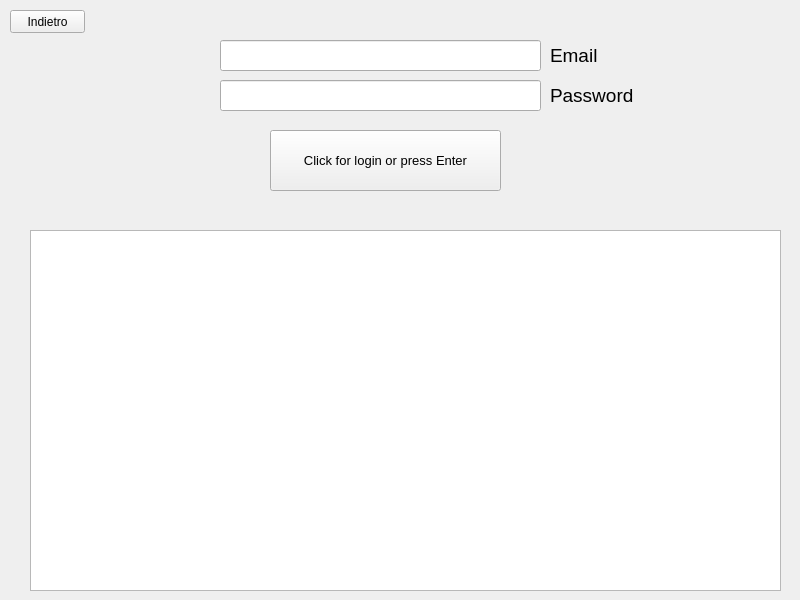
<?xml version="1.0" encoding="UTF-8"?>
<ui version="4.0">
 <class>LoginWindow</class>
 <widget class="QMainWindow" name="LoginWindow">
  <property name="geometry">
   <rect>
    <x>0</x>
    <y>0</y>
    <width>800</width>
    <height>600</height>
   </rect>
  </property>
  <property name="windowTitle">
   <string>MainWindow</string>
  </property>
  <widget class="QWidget" name="loginWidget">
   <widget class="QLabel" name="label">
    <property name="geometry">
     <rect>
      <x>550</x>
      <y>40</y>
      <width>71</width>
      <height>31</height>
     </rect>
    </property>
    <property name="font">
     <font>
      <pointsize>14</pointsize>
     </font>
    </property>
    <property name="text">
     <string>Email</string>
    </property>
   </widget>
   <widget class="QLabel" name="label_2">
    <property name="geometry">
     <rect>
      <x>550</x>
      <y>80</y>
      <width>91</width>
      <height>31</height>
     </rect>
    </property>
    <property name="font">
     <font>
      <pointsize>14</pointsize>
     </font>
    </property>
    <property name="text">
     <string>Password</string>
    </property>
   </widget>
   <widget class="QLineEdit" name="lineEdit">
    <property name="geometry">
     <rect>
      <x>220</x>
      <y>40</y>
      <width>321</width>
      <height>31</height>
     </rect>
    </property>
    <property name="font">
     <font>
      <pointsize>10</pointsize>
     </font>
    </property>
   </widget>
   <widget class="QLineEdit" name="lineEdit_2">
    <property name="geometry">
     <rect>
      <x>220</x>
      <y>80</y>
      <width>321</width>
      <height>31</height>
     </rect>
    </property>
    <property name="font">
     <font>
      <pointsize>10</pointsize>
     </font>
    </property>
   </widget>
   <widget class="QPushButton" name="pushButton">
    <property name="geometry">
     <rect>
      <x>270</x>
      <y>130</y>
      <width>231</width>
      <height>61</height>
     </rect>
    </property>
    <property name="font">
     <font>
      <pointsize>10</pointsize>
     </font>
    </property>
    <property name="text">
     <string>Click for login or press Enter</string>
    </property>
    <property name="shortcut">
     <string>Return</string>
    </property>
   </widget>
   <widget class="QPushButton" name="pushButton_2">
    <property name="geometry">
     <rect>
      <x>10</x>
      <y>10</y>
      <width>75</width>
      <height>23</height>
     </rect>
    </property>
    <property name="text">
     <string>Indietro</string>
    </property>
   </widget>
   <widget class="QListWidget" name="listWidget">
    <property name="geometry">
     <rect>
      <x>30</x>
      <y>230</y>
      <width>751</width>
      <height>361</height>
     </rect>
    </property>
   </widget>
  </widget>
 </widget>
 <resources/>
 <connections/>
</ui>
